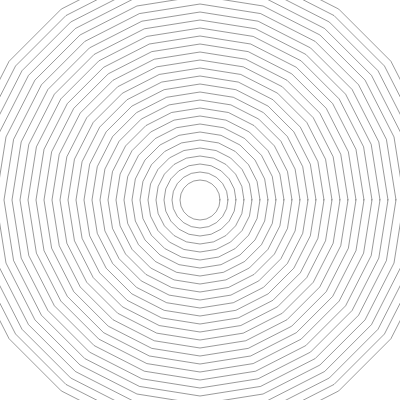
Frame 1 (no input)
Frame 60 (no input): identical to frame 1, image omitted
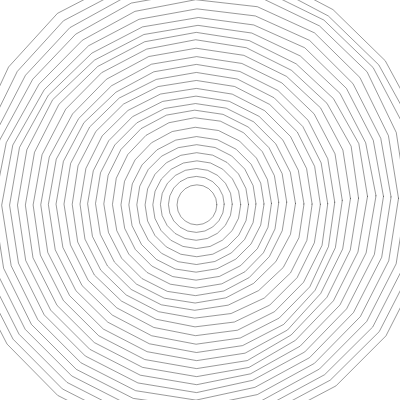
Frame 120 (the mouse pressed at the canvas centre since frame 60)

The p5.js sketch that drew these frames (run headless with seeded random() and noise() and a simulated clock; from frame 60 on, the mouse is pressed at the canvas centre):

// p5.js sketch
// ── sketch.js
// Code from https://www.generativehut.com/post/recreating-the-noise-orbit

function setup() {
  createCanvas(400, 400);
  
  // Hue, saturation, brightness, alpha
  colorMode(HSB, 360, 100, 100, 1.0);
}

function draw() {
  background(0, 0, 100);
  noFill();
  stroke(0, 0, 0);
  strokeWeight(0.001 * width);
  
  for (let radius = 0.05; radius < 0.6; radius += 0.02) {
    const circle = makeCircle(20, radius);
    const distortedCircle = distortPolygon(circle);

    beginShape();
    distortedCircle.forEach(point => {
      vertex(width * point[0], height * point[1]);
    });
    endShape(CLOSE);
  }
}

function makeCircle(numSides, radius) {
  const points = [];
  const radiansPerStep = (Math.PI * 2) / numSides;

  for (let theta = 0; theta < Math.PI * 2; theta += radiansPerStep) {
    const x = 0.5 + radius * Math.cos(theta);
    const y = 0.5 + radius * Math.sin(theta);
    points.push([x, y]);
  }

  return points;
}

function distortPolygon(polygon) {
  return polygon.map(point => {
      const x = point[0];
      const y = point[1];
      const distance = dist(0.5, 0.5, x, y);

      const z = frameCount / 500;
      const z2 = frameCount / 200;

      const noiseFn = (x, y) => {
        const noiseX = (x + 0.31) * distance * 2 + z2;
        const noiseY = (y - 1.73) * distance * 2 + z2;
        return noise(noiseX, noiseY, z);
      }

      const theta = noiseFn(x, y) * Math.PI * 2;

      amountToNudge = (mouseX / width) - (Math.cos(z) * (mouseX / width));
      const newX = x + (amountToNudge * Math.cos(theta));
      const newY = y + (amountToNudge * Math.sin(theta));

      return [newX, newY];
  });
}
